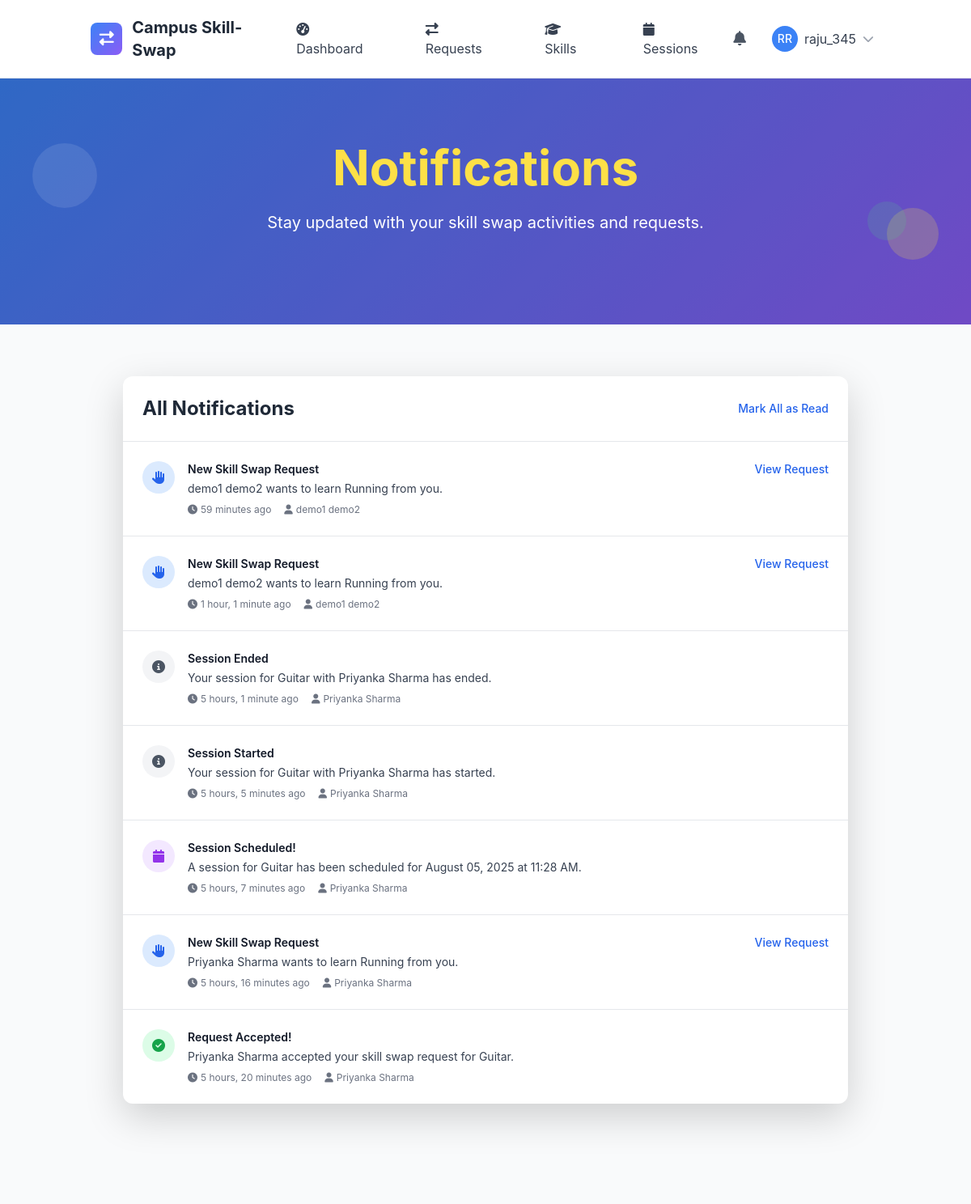
Screenshot of /notifications/ (signed in) with the database file from the repository.
### accounts/models.py (models this page shows, shortened)
class Notification(models.Model):
    NOTIFICATION_TYPES = [
        ('skill_request', 'Skill Swap Request'),
        ('request_accepted', 'Request Accepted'),
        ('request_declined', 'Request Declined'),
        ('session_scheduled', 'Session Scheduled'),
        ('session_reminder', 'Session Reminder'),
        ('session_completed', 'Session Completed'),
        ('new_review', 'New Review'),
        ('system', 'System Notification'),
    ]
    recipient = models.ForeignKey(User, on_delete=models.CASCADE, related_name='notifications')
    notification_type = models.CharField(max_length=20, choices=NOTIFICATION_TYPES)
    title = models.CharField(max_length=200)
    message = models.TextField()
    is_read = models.BooleanField(default=False)
    created_at = models.DateTimeField(auto_now_add=True)
    related_user = models.ForeignKey(User, on_delete=models.CASCADE, null=True, blank=True, related_name='sent_notifications')
    related_object_id = models.PositiveIntegerField(null=True, blank=True)
    class Meta:
        ordering = ['-created_at']
        db_table = 'notification'

### core/views.py (the view)
        @login_required
        def notification_view(request):
            from accounts.models import Notification
            from django.core.paginator import Paginator
            notifications = Notification.objects.filter(
                recipient=request.user
            ).order_by('-created_at')
            paginator = Paginator(notifications, 10)
            page_number = request.GET.get('page')
            notifications_page = paginator.get_page(page_number)
            unread_notifications = notifications.filter(is_read=False)
            unread_notifications.update(is_read=True)
            context = {
                'notifications': notifications_page,
                'unread_count': 0,  # Now 0 since we marked them as read
            }
            return render(request, "core/notifications.html", context)

### templates/core/notifications.html (shortened to what this page needs)
{% extends 'base.html' %}
{% load static %}
{% block content %}
<section class="gradient-bg relative overflow-hidden">
    <div class="absolute inset-0 bg-black opacity-20"></div>
    <div class="relative container mx-auto px-4 py-20">
        <div class="text-center text-white">
            <h1 class="text-4xl lg:text-6xl font-bold mb-6 leading-tight">
                <span class="text-yellow-300">Notifications</span>
            </h1>
            <p class="text-lg lg:text-xl mb-8 max-w-3xl mx-auto">
                Stay updated with your skill swap activities and requests.
            </p>
        </div>
    </div>
    <div class="absolute top-20 left-10 w-20 h-20 bg-white opacity-10 rounded-full animate-bounce"></div>
    <div class="absolute bottom-20 right-10 w-16 h-16 bg-yellow-300 opacity-20 rounded-full animate-pulse"></div>
    <div class="absolute top-1/2 right-20 w-12 h-12 bg-green-400 opacity-15 rounded-full animate-bounce delay-75"></div>
</section>
<section class="py-16 bg-gray-50">
    <div class="container mx-auto px-4">
        <div class="max-w-4xl mx-auto">
            <div class="bg-white rounded-xl shadow-lg mb-8">
                <div class="p-6 border-b border-gray-200">
                    <div class="flex items-center justify-between">
                        <h2 class="text-2xl font-bold text-gray-800">All Notifications</h2>
                        <button onclick="markAllAsRead()" class="text-blue-600 hover:text-blue-800 text-sm font-medium">
                            Mark All as Read
                        </button>
                    </div>
                </div>
                <div class="divide-y divide-gray-200">
                    {% if notifications %}
                        {% for notification in notifications %}
                        <div class="p-6 hover:bg-gray-50 transition-colors {% if not notification.is_read %}bg-blue-50{% endif %}">
                            <div class="flex items-start space-x-4">
                                <div class="flex-shrink-0">
                                    <div class="w-10 h-10 rounded-full flex items-center justify-center
                                        {% if notification.notification_type == 'skill_request' %}bg-blue-100 text-blue-600
                                        {% elif notification.notification_type == 'request_accepted' %}bg-green-100 text-green-600
                                        {% elif notification.notification_type == 'request_declined' %}bg-red-100 text-red-600
                                        {% elif notification.notification_type == 'session_scheduled' %}bg-purple-100 text-purple-600
                                        {% elif notification.notification_type == 'session_reminder' %}bg-yellow-100 text-yellow-600
                                        {% else %}bg-gray-100 text-gray-600{% endif %}">
                                        <i class="fas
                                            {% if notification.notification_type == 'skill_request' %}fa-hand-paper
                                            {% elif notification.notification_type == 'request_accepted' %}fa-check-circle
                                            {% elif notification.notification_type == 'request_declined' %}fa-times-circle
                                            {% elif notification.notification_type == 'session_scheduled' %}fa-calendar
                                            {% elif notification.notification_type == 'session_reminder' %}fa-bell
                                            {% else %}fa-info-circle{% endif %}"></i>
                                    </div>
                                </div>
                                <div class="flex-1 min-w-0">
                                    <div class="flex items-start justify-between">
                                        <div class="flex-1">
                                            <h3 class="text-sm font-semibold text-gray-900 mb-1">
                                                {{ notification.title }}
                                            </h3>
                                            <p class="text-sm text-gray-700 mb-2">
                                                {{ notification.message }}
                                            </p>
                                            <div class="flex items-center space-x-4 text-xs text-gray-500">
                                                <span class="flex items-center">
                                                    <i class="fas fa-clock mr-1"></i>
                                                    {{ notification.created_at|timesince }} ago
                                                </span>
                                                {% if notification.related_user %}
                                                <span class="flex items-center">
                                                    <i class="fas fa-user mr-1"></i>
                                                    {{ notification.related_user.get_full_name|default:notification.related_user.username }}
                                                </span>
                                                {% endif %}
                                            </div>
                                        </div>
                                        <div class="flex items-center space-x-2 ml-4">
                                            {% if notification.notification_type == 'skill_request' and notification.related_object_id %}
                                            <a href="{% url 'skill_sessions:request_detail' notification.related_object_id %}"
                                               class="text-blue-600 hover:text-blue-800 text-sm font-medium">
                                                View Request
                                            </a>
                                            {% endif %}
                                        </div>
                                    </div>
                                </div>
                            </div>
                        </div>
                        {% endfor %}
                    {% endif %}
                </div>
            </div>
        </div>
    </div>
</section>
{% endblock %}

### templates/base.html (shortened to what this page needs)
{% load static %}
<!DOCTYPE html>
<html lang="en" class="h-full">
<head>
    <script src="https://cdn.tailwindcss.com"></script>
    <link href="https://cdn.jsdelivr.net/npm/bootstrap@5.3.2/dist/css/bootstrap.min.css" rel="stylesheet">
    <link rel="stylesheet" href="https://cdnjs.cloudflare.com/ajax/libs/font-awesome/6.5.1/css/all.min.css">
</head>
<body class="bg-gray-50 h-full">
    <nav class="bg-white shadow-lg border-b">
        <div class="container mx-auto px-4">
            <div class="flex justify-between items-center py-3">
                <div class="flex items-center space-x-3">
                    <div class="w-10 h-10 gradient-bg rounded-lg flex items-center justify-center">
                        <i class="fas fa-exchange-alt text-white text-lg"></i>
                    </div>
                    <a href="{% url 'core:home' %}" class="text-xl font-bold text-gray-800 hover:text-blue-600 transition-colors">
                        Campus Skill-Swap
                    </a>
                </div>
                <div class="hidden md:flex items-center space-x-6">
                    {% if user.is_authenticated %}
                        <a href="{% url 'core:dashboard' %}" class="nav-link px-3 py-2 text-gray-700 hover:text-blue-600 transition-colors">
                            <i class="fas fa-tachometer-alt mr-2"></i>Dashboard
                        </a>
                        <a href="{% url 'skill_sessions:request_list' %}" class="nav-link px-3 py-2 text-gray-700 hover:text-blue-600 transition-colors">
                            <i class="fas fa-exchange-alt mr-2"></i>Requests
                        </a>
                        <a href="{% url 'skills:skill_list' %}" class="nav-link px-3 py-2 text-gray-700 hover:text-blue-600 transition-colors">
                            <i class="fas fa-graduation-cap mr-2"></i>Skills
                        </a>
                        <a href="{% url 'skill_sessions:session_management' %}" class="nav-link px-3 py-2 text-gray-700 hover:text-blue-600 transition-colors">
                            <i class="fas fa-calendar mr-2"></i>Sessions
                        </a>
                    {% endif %}
                </div>
                <div class="flex items-center space-x-4">
                    {% if user.is_authenticated %}
                        <div class="relative">
                            <button id="notificationBtn" class="relative p-2 text-gray-600 hover:text-blue-600 transition-colors">
                                <i class="fas fa-bell text-lg"></i>
                            </button>
                        </div>
                        <div class="relative">
                            <button id="userMenuBtn" class="flex items-center space-x-2 p-2 rounded-lg hover:bg-gray-100 transition-colors">
                                {% if user.profile.profile_picture %}
                                    <img src="{{ user.profile.profile_picture.url }}" alt="Profile" class="w-8 h-8 rounded-full">
                                {% else %}
                                    <div class="w-8 h-8 bg-blue-500 rounded-full flex items-center justify-center">
                                        <span class="text-white text-sm font-medium">{{ user.first_name|first|upper }}{{ user.last_name|first|upper }}</span>
                                    </div>
                                {% endif %}
                                <span class="hidden md:block text-gray-700">{{ user.username}}</span>
                                <i class="fas fa-chevron-down text-gray-400 text-sm"></i>
                            </button>
                        </div>
                    {% endif %}
                </div>
            </div>
        </div>
    </nav>
    <main class="min-h-screen">
        {% block content %}{% endblock %}
    </main>
</body>
</html>

### templates/base.html (style rules this page uses)
:root { --primary-color: #3B82F6; --secondary-color: #10B981; --accent-color: #8B5CF6; --warning-color: #F59E0B; --danger-color: #EF4444; }
body { font-family: 'Inter', -apple-system, BlinkMacSystemFont, sans-serif; }
.gradient-bg { background: linear-gradient(135deg, var(--primary-color) 0%, var(--accent-color) 100%); }

### rows the page displays
Notification: title "New Skill Swap Request", message "demo1 demo2 wants to learn Running from you.", created_at "59 minutes", related_user.get_full_name "demo1 demo2", notification_type "View Request"
Notification: title "New Skill Swap Request", message "demo1 demo2 wants to learn Running from you.", created_at "1 hour, 1 minute", related_user.get_full_name "demo1 demo2", notification_type "View Request"
Notification: title "Session Ended", message "Your session for Guitar with Priyanka Sharma has ended.", created_at "5 hours, 1 minute", related_user.get_full_name "Priyanka Sharma"
Notification: title "Session Started", message "Your session for Guitar with Priyanka Sharma has started.", created_at "5 hours, 5 minutes", related_user.get_full_name "Priyanka Sharma"
Notification: title "Session Scheduled!", message "A session for Guitar has been scheduled for August 05, 2025 at 11:28 AM.", created_at "5 hours, 7 minutes", related_user.get_full_name "Priyanka Sharma"
Notification: title "New Skill Swap Request", message "Priyanka Sharma wants to learn Running from you.", created_at "5 hours, 16 minutes", related_user.get_full_name "Priyanka Sharma", notification_type "View Request"
Notification: title "Request Accepted!", message "Priyanka Sharma accepted your skill swap request for Guitar.", created_at "5 hours, 20 minutes", related_user.get_full_name "Priyanka Sharma"

### other values shown
{{ user.first_name|first|upper }} "R"
{{ user.last_name|first|upper }} "R"
{{ user.username }} "raju_345"
